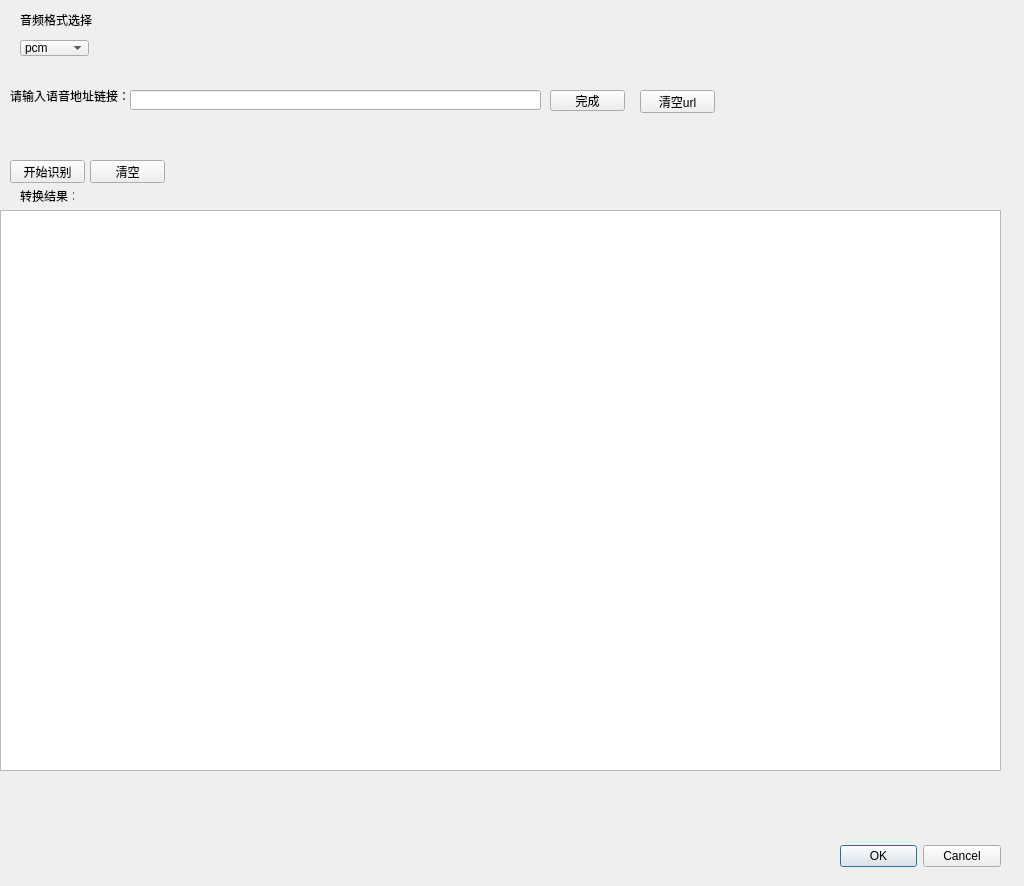
<?xml version="1.0" encoding="UTF-8"?>
<ui version="4.0">
 <class>Dialog</class>
 <widget class="QDialog" name="Dialog">
  <property name="geometry">
   <rect>
    <x>0</x>
    <y>0</y>
    <width>1024</width>
    <height>886</height>
   </rect>
  </property>
  <property name="windowTitle">
   <string>语音转文字</string>
  </property>
  <widget class="QDialogButtonBox" name="buttonBox">
   <property name="geometry">
    <rect>
     <x>840</x>
     <y>840</y>
     <width>161</width>
     <height>32</height>
    </rect>
   </property>
   <property name="orientation">
    <enum>Qt::Horizontal</enum>
   </property>
   <property name="standardButtons">
    <set>QDialogButtonBox::Cancel|QDialogButtonBox::Ok</set>
   </property>
  </widget>
  <widget class="QLabel" name="label">
   <property name="geometry">
    <rect>
     <x>10</x>
     <y>80</y>
     <width>121</width>
     <height>31</height>
    </rect>
   </property>
   <property name="text">
    <string>请输入语音地址链接：</string>
   </property>
  </widget>
  <widget class="QLineEdit" name="lineEdit">
   <property name="geometry">
    <rect>
     <x>130</x>
     <y>90</y>
     <width>411</width>
     <height>20</height>
    </rect>
   </property>
  </widget>
  <widget class="QTextBrowser" name="textBrowser">
   <property name="geometry">
    <rect>
     <x>0</x>
     <y>210</y>
     <width>1001</width>
     <height>561</height>
    </rect>
   </property>
  </widget>
  <widget class="QLabel" name="label_2">
   <property name="geometry">
    <rect>
     <x>20</x>
     <y>190</y>
     <width>54</width>
     <height>12</height>
    </rect>
   </property>
   <property name="text">
    <string>转换结果：</string>
   </property>
  </widget>
  <widget class="QPushButton" name="pushButton">
   <property name="geometry">
    <rect>
     <x>550</x>
     <y>90</y>
     <width>75</width>
     <height>21</height>
    </rect>
   </property>
   <property name="text">
    <string>完成</string>
   </property>
  </widget>
  <widget class="QPushButton" name="pushButton_2">
   <property name="geometry">
    <rect>
     <x>10</x>
     <y>160</y>
     <width>75</width>
     <height>23</height>
    </rect>
   </property>
   <property name="text">
    <string>开始识别</string>
   </property>
  </widget>
  <widget class="QPushButton" name="pushButton_3">
   <property name="geometry">
    <rect>
     <x>90</x>
     <y>160</y>
     <width>75</width>
     <height>23</height>
    </rect>
   </property>
   <property name="text">
    <string>清空</string>
   </property>
  </widget>
  <widget class="QComboBox" name="comboBox">
   <property name="geometry">
    <rect>
     <x>20</x>
     <y>40</y>
     <width>69</width>
     <height>16</height>
    </rect>
   </property>
   <item>
    <property name="text">
     <string>pcm</string>
    </property>
   </item>
   <item>
    <property name="text">
     <string>mp3</string>
    </property>
   </item>
   <item>
    <property name="text">
     <string>wav</string>
    </property>
   </item>
  </widget>
  <widget class="QLabel" name="label_3">
   <property name="geometry">
    <rect>
     <x>20</x>
     <y>10</y>
     <width>91</width>
     <height>20</height>
    </rect>
   </property>
   <property name="text">
    <string>音频格式选择</string>
   </property>
  </widget>
  <widget class="QPushButton" name="pushButton_4">
   <property name="geometry">
    <rect>
     <x>640</x>
     <y>90</y>
     <width>75</width>
     <height>23</height>
    </rect>
   </property>
   <property name="text">
    <string>清空url</string>
   </property>
  </widget>
 </widget>
 <resources/>
 <connections>
  <connection>
   <sender>pushButton</sender>
   <signal>clicked()</signal>
   <receiver>Dialog</receiver>
   <slot>on_urlfinshed()</slot>
   <hints>
    <hint type="sourcelabel">
     <x>608</x>
     <y>104</y>
    </hint>
    <hint type="destinationlabel">
     <x>635</x>
     <y>137</y>
    </hint>
   </hints>
  </connection>
  <connection>
   <sender>lineEdit</sender>
   <signal>editingFinished()</signal>
   <receiver>Dialog</receiver>
   <slot>get_url()</slot>
   <hints>
    <hint type="sourcelabel">
     <x>287</x>
     <y>94</y>
    </hint>
    <hint type="destinationlabel">
     <x>313</x>
     <y>138</y>
    </hint>
   </hints>
  </connection>
  <connection>
   <sender>pushButton_2</sender>
   <signal>clicked()</signal>
   <receiver>Dialog</receiver>
   <slot>get_result()</slot>
   <hints>
    <hint type="sourcelabel">
     <x>52</x>
     <y>162</y>
    </hint>
    <hint type="destinationlabel">
     <x>84</x>
     <y>121</y>
    </hint>
   </hints>
  </connection>
  <connection>
   <sender>pushButton_3</sender>
   <signal>clicked()</signal>
   <receiver>Dialog</receiver>
   <slot>clear()</slot>
   <hints>
    <hint type="sourcelabel">
     <x>140</x>
     <y>163</y>
    </hint>
    <hint type="destinationlabel">
     <x>206</x>
     <y>167</y>
    </hint>
   </hints>
  </connection>
  <connection>
   <sender>comboBox</sender>
   <signal>currentIndexChanged(QString)</signal>
   <receiver>Dialog</receiver>
   <slot>get_ad()</slot>
   <hints>
    <hint type="sourcelabel">
     <x>58</x>
     <y>51</y>
    </hint>
    <hint type="destinationlabel">
     <x>218</x>
     <y>36</y>
    </hint>
   </hints>
  </connection>
  <connection>
   <sender>pushButton_4</sender>
   <signal>clicked()</signal>
   <receiver>Dialog</receiver>
   <slot>clear_url()</slot>
   <hints>
    <hint type="sourcelabel">
     <x>685</x>
     <y>105</y>
    </hint>
    <hint type="destinationlabel">
     <x>671</x>
     <y>47</y>
    </hint>
   </hints>
  </connection>
 </connections>
 <slots>
  <slot>on_urlfinshed()</slot>
  <slot>on_sendandrecive()</slot>
  <slot>get_url()</slot>
  <slot>get_result()</slot>
  <slot>clear()</slot>
  <slot>get_ad()</slot>
  <slot>clear_url()</slot>
 </slots>
</ui>
